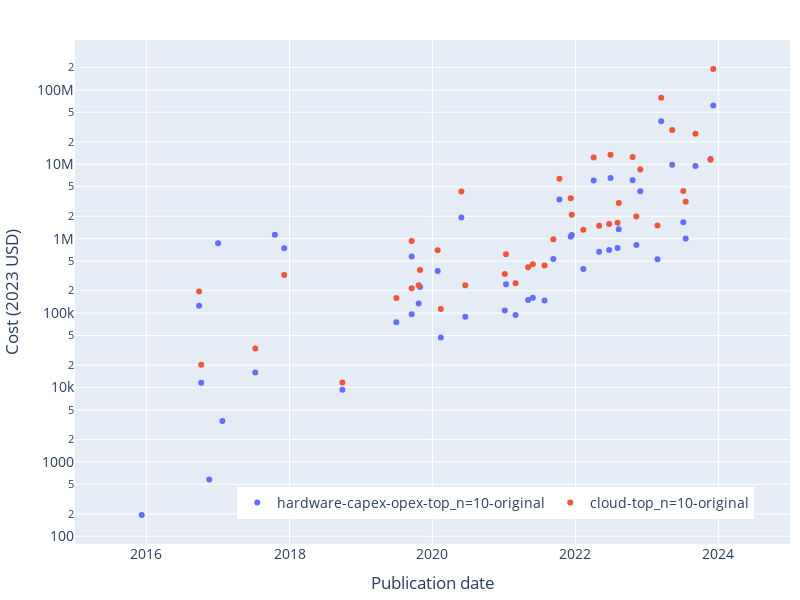

Notebook cell for this chart:
### Code cell
fig = px.scatter(
    combined_cost_df,
    x='Publication date',
    y=col,
    color='Source',
    hover_data=['System'],
    log_y=True,
)
fig.update_traces(textposition='top center')

# legend
fig.update_layout(
    legend_title_text='',
    legend=dict(
        orientation='h',
        yanchor='bottom',
        y=0.05,
        xanchor='right',
        x=0.95,
    ),
)

# axis labels
fig.update_xaxes(title_text='Publication date')
fig.update_yaxes(title_text='Cost (2023 USD)')

# title
fig.update_layout(title_text='')

# update size
fig.update_layout(
    autosize=False,
    width=800,
    height=600,
    title_font=dict(
        size=16,
    )
)

# font size
fig.update_layout(
    font=dict(
        size=14,
    )
)

# axis limits
fig.update_xaxes(range=['2015-01-01', '2025-01-01'])

# margins
fig.update_layout(margin=dict(l=10, r=10, t=40, b=10))

save_plot(fig, results_dir, 'cost_scatter_comparison')

fig.show()

### Figure 1 — Plotly figure (JSON) as saved in the notebook; plotly's stock layout.template omitted (floating-point values rounded to 4 significant figures)
{"data": [{"customdata": [["Gemini Ultra"], ["Inflection-2"], ["Grok-1"], ["ChatGLM3"], ["Falcon-180B"], ["Llama 2-70B"], ["Claude 2"], ["xTrimoPGLM -100B"], ["PaLM 2"], ["GPT-4"], ["LLaMA-65B"], ["GPT-3.5 (text-davinci-003)"], ["BLOOM-176B"], ["U-PaLM (540B)"], ["BlenderBot 3"], ["GLM-130B"], ["Minerva (540B)"], ["Parti"], ["OPT-175B"], ["PaLM (540B)"], ["Chinchilla"], ["ST-MoE"], ["LaMDA"], ["AlphaCode"], ["ERNIE 3.0 Titan"], ["GLaM"], ["Gopher (280B)"], ["Yuan 1.0"], ["Megatron-Turing NLG 530B"], ["HyperCLOVA"], ["GOAT"], ["ByT5-XXL"], ["ProtT5-XXL"], ["Meta Pseudo Labels"], ["Switch"], ["DALL-E"], ["mT5-XXL"], ["iGPT-XL"], ["GPT-3 175B (davinci)"], ["Turing-NLG"], ["Meena"], ["OpenAI Five"], ["OpenAI Five Rerun"], ["AlphaStar"], ["T5-11B"], ["Megatron-BERT"], ["Megatron-LM (8.3B)"], ["RoBERTa Large"], ["XLNet"], ["GPT-2 (1.5B)"], ["BigGAN-deep 512x512"], ["FTW"], ["ResNeXt-101 32x48d"], ["AlphaZero"], ["AlphaGo Zero"], ["OpenAI TI7 DOTA 1v1"], ["JFT"], ["MoE"], ["Libratus"], ["AlphaGo Master"], ["PolyNet"], ["NASv3 (CIFAR-10)"], ["Xception"], ["GNMT"], ["AlphaGo Lee"], ["ResNet-152 (ImageNet)"], ["DeepSpeech2 (English)"]], "hovertemplate": "Source=hardware-capex-opex-top_n=10-original<br>Publication date=%{x}<br>Cost (inflation-adjusted)=%{y}<br>System=%{customdata[0]}<extra></extra>", "legendgroup": "hardware-capex-opex-top_n=10-original", "marker": {"color": "#636efa", "symbol": "circle"}, "mode": "markers", "name": "hardware-capex-opex-top_n=10-original", "orientation": "v", "showlegend": true, "textposition": "top center", "type": "scatter", "x": ["2023-12-06", "2023-11-22", "2023-11-04", "2023-10-27", "2023-09-06", "2023-07-18", "2023-07-11", "2023-07-06", "2023-05-10", "2023-03-15", "2023-02-24", "2022-11-28", "2022-11-08", "2022-10-20", "2022-08-10", "2022-08-04", "2022-06-29", "2022-06-22", "2022-05-02", "2022-04-04", "2022-03-29", "2022-02-17", "2022-02-10", "2022-02-02", "2021-12-23", "2021-12-13", "2021-12-08", "2021-10-12", "2021-10-11", "2021-09-10", "2021-07-27", "2021-05-28", "2021-05-04", "2021-03-01", "2021-01-11", "2021-01-05", "2020-10-20", "2020-06-17", "2020-05-28", "2020-02-13", "2020-01-28", "2019-12-13", "2019-12-13", "2019-10-30", "2019-10-23", "2019-09-17", "2019-09-17", "2019-07-01", "2019-06-01", "2019-02-14", "2018-09-28", "2018-07-03", "2018-05-02", "2017-12-05", "2017-10-18", "2017-08-11", "2017-07-10", "2017-01-23", "2017-01-01", "2017-01-01", "2016-11-17", "2016-11-05", "2016-10-07", "2016-09-26", "2016-01-27", "2015-12-10", "2015-12-08"], "xaxis": "x", "y": [61700000.0, 11830000.0, null, null, 9482000.0, 1006000.0, null, 1667000.0, 9853000.0, 38050000.0, 528200.0, 4336000.0, 823900.0, 6105000.0, 1338000.0, 750800.0, 6528000.0, 705700.0, 668000.0, 6048000.0, null, null, 392400.0, null, null, 1120000.0, 1065000.0, null, 3376000.0, 535400.0, 147400.0, 161200.0, 149600.0, 94140.0, 244900.0, 108300.0, null, 89570.0, 1924000.0, 47110.0, 368200.0, null, null, 224500.0, 134700.0, 574800.0, 96820.0, 75430.0, null, null, 9307.0, null, null, 744100.0, 1129000.0, null, 15860.0, 3552.0, null, 870800.0, 578.9, null, 11580.0, 126000.0, null, null, 192.9], "yaxis": "y"}, {"customdata": [["Gemini Ultra"], ["Inflection-2"], ["Grok-1"], ["ChatGLM3"], ["Falcon-180B"], ["Llama 2-70B"], ["Claude 2"], ["xTrimoPGLM -100B"], ["PaLM 2"], ["GPT-4"], ["LLaMA-65B"], ["GPT-3.5 (text-davinci-003)"], ["BLOOM-176B"], ["U-PaLM (540B)"], ["BlenderBot 3"], ["GLM-130B"], ["Minerva (540B)"], ["Parti"], ["OPT-175B"], ["PaLM (540B)"], ["Chinchilla"], ["ST-MoE"], ["LaMDA"], ["AlphaCode"], ["ERNIE 3.0 Titan"], ["GLaM"], ["Gopher (280B)"], ["Yuan 1.0"], ["Megatron-Turing NLG 530B"], ["HyperCLOVA"], ["GOAT"], ["ByT5-XXL"], ["ProtT5-XXL"], ["Meta Pseudo Labels"], ["Switch"], ["DALL-E"], ["mT5-XXL"], ["iGPT-XL"], ["GPT-3 175B (davinci)"], ["Turing-NLG"], ["Meena"], ["OpenAI Five"], ["OpenAI Five Rerun"], ["AlphaStar"], ["T5-11B"], ["Megatron-BERT"], ["Megatron-LM (8.3B)"], ["RoBERTa Large"], ["XLNet"], ["GPT-2 (1.5B)"], ["BigGAN-deep 512x512"], ["FTW"], ["ResNeXt-101 32x48d"], ["AlphaZero"], ["AlphaGo Zero"], ["OpenAI TI7 DOTA 1v1"], ["JFT"], ["MoE"], ["Libratus"], ["AlphaGo Master"], ["PolyNet"], ["NASv3 (CIFAR-10)"], ["Xception"], ["GNMT"], ["AlphaGo Lee"], ["ResNet-152 (ImageNet)"], ["DeepSpeech2 (English)"]], "hovertemplate": "Source=cloud-top_n=10-original<br>Publication date=%{x}<br>Cost (inflation-adjusted)=%{y}<br>System=%{customdata[0]}<extra></extra>", "legendgroup": "cloud-top_n=10-original", "marker": {"color": "#EF553B", "symbol": "circle"}, "mode": "markers", "name": "cloud-top_n=10-original", "orientation": "v", "showlegend": true, "textposition": "top center", "type": "scatter", "x": ["2023-12-06", "2023-11-22", "2023-11-04", "2023-10-27", "2023-09-06", "2023-07-18", "2023-07-11", "2023-07-06", "2023-05-10", "2023-03-15", "2023-02-24", "2022-11-28", "2022-11-08", "2022-10-20", "2022-08-10", "2022-08-04", "2022-06-29", "2022-06-22", "2022-05-02", "2022-04-04", "2022-03-29", "2022-02-17", "2022-02-10", "2022-02-02", "2021-12-23", "2021-12-13", "2021-12-08", "2021-10-12", "2021-10-11", "2021-09-10", "2021-07-27", "2021-05-28", "2021-05-04", "2021-03-01", "2021-01-11", "2021-01-05", "2020-10-20", "2020-06-17", "2020-05-28", "2020-02-13", "2020-01-28", "2019-12-13", "2019-12-13", "2019-10-30", "2019-10-23", "2019-09-17", "2019-09-17", "2019-07-01", "2019-06-01", "2019-02-14", "2018-09-28", "2018-07-03", "2018-05-02", "2017-12-05", "2017-10-18", "2017-08-11", "2017-07-10", "2017-01-23", "2017-01-01", "2017-01-01", "2016-11-17", "2016-11-05", "2016-10-07", "2016-09-26", "2016-01-27", "2015-12-10", "2015-12-08"], "xaxis": "x", "y": [191400000, 11540000.0, null, null, 25820000.0, 3132000.0, null, 4381000.0, 28960000.0, 78350000.0, 1504000.0, 8491000.0, 1991000.0, 12520000.0, 3010000.0, 1636000.0, 13470000.0, 1577000.0, 1494000.0, 12390000.0, null, null, 1320000.0, null, null, 2093000.0, 3500000.0, null, 6406000.0, 987000.0, 436200.0, 454000.0, 413100.0, 251400.0, 619700.0, 335300.0, null, 236600.0, 4325000.0, 113200.0, 697100.0, null, null, 380300.0, 236600.0, 935000.0, 216100.0, 160000.0, null, null, 11650.0, null, null, 324500.0, null, null, 33440.0, null, null, null, null, null, 20290.0, 194700.0, null, null, null], "yaxis": "y"}], "layout": {"autosize": false, "font": {"size": 14}, "height": 600, "legend": {"orientation": "h", "title": {"text": ""}, "tracegroupgap": 0, "x": 0.95, "xanchor": "right", "y": 0.05, "yanchor": "bottom"}, "margin": {"b": 10, "l": 10, "r": 10, "t": 40}, "title": {"font": {"size": 16}, "text": ""}, "width": 800, "xaxis": {"anchor": "y", "domain": [0, 1], "range": ["2015-01-01", "2025-01-01"], "title": {"text": "Publication date"}}, "yaxis": {"anchor": "x", "domain": [0, 1], "title": {"text": "Cost (2023 USD)"}, "type": "log"}}}
